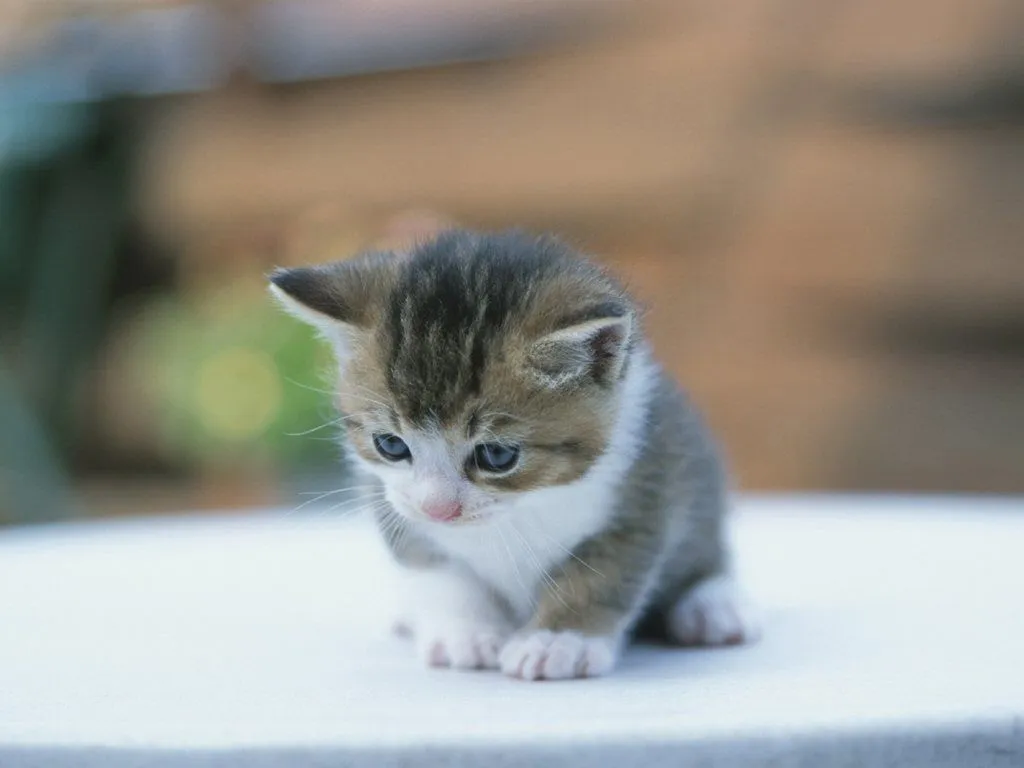
#> input picture KG_OpenCV/101/Images/cat1.jpg, 1024 x 768 px, found by its file name
$ python opencv_test2.py
#> lines starting #> are read from the running program, lines starting #| are printed output that depends on the picture
import cv2

pic = r'101\Images\cat1.jpg'

img_color = cv2.imread(pic, cv2.IMREAD_COLOR)
#> img_color is the input picture: shape (768, 1024, 3); mean B, G, R 140.4, 147.6, 148.6
img_gray = cv2.imread(pic, cv2.IMREAD_GRAYSCALE)
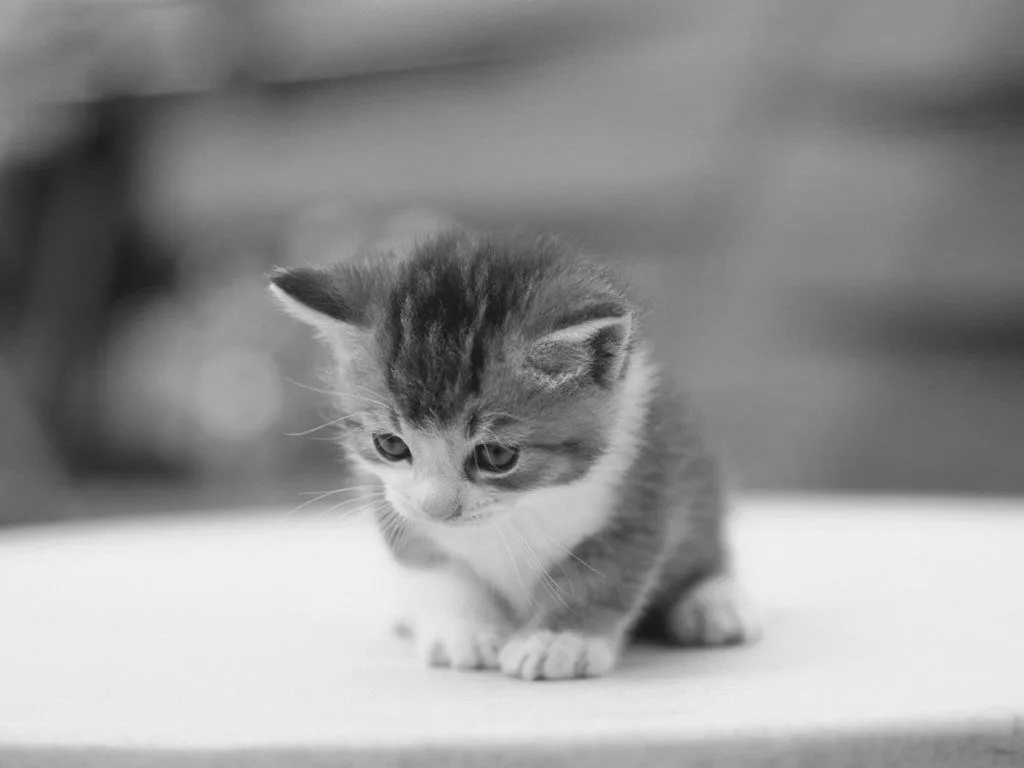
#> img_gray: shape (768, 1024); min 20, max 241, mean 147.1
img_alpha = cv2.imread(pic, cv2.IMREAD_UNCHANGED)

# 리턴값 보기
print(img_color.shape) # numpy의 ndarray type (246(Y축), 205(X축), 3(각 픽셀의 원소수 = BGR)) 이미지 사이즈는 246 X 205
#| (768, 1024, 3)


# 보기
cv2.imshow('Color', img_color)
cv2.imshow('Gray', img_gray)
cv2.imshow('Alpha', img_alpha)

cv2.waitKey(0)    # 0이면 무한 대기, 밀리세컨드
cv2.destroyAllWindows()

$ run again, with KG_OpenCV/101/Images/cat2.jpg copied over KG_OpenCV/101/Images/cat1.jpg
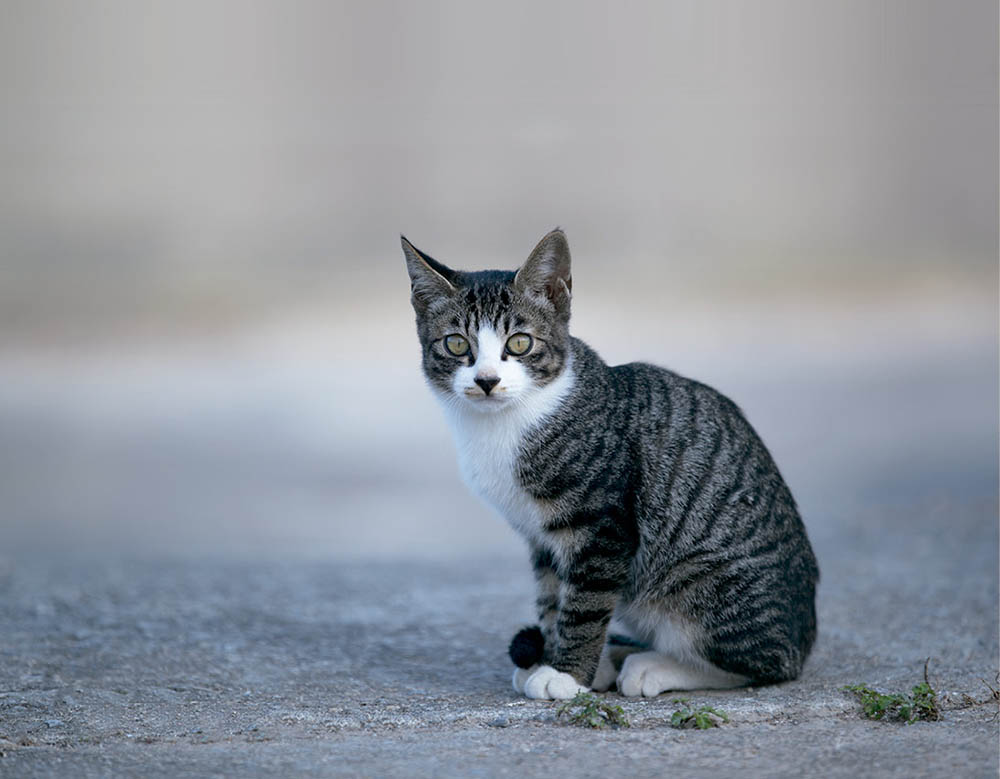
#> input picture KG_OpenCV/101/Images/cat2.jpg, 1000 x 779 px, found by its file name
#> img_color is the input picture: shape (779, 1000, 3); mean B, G, R 155.7, 147.4, 141.5
#> `img_gray = cv2.imread(pic, cv2.IMREAD_GRAYSCALE)`:
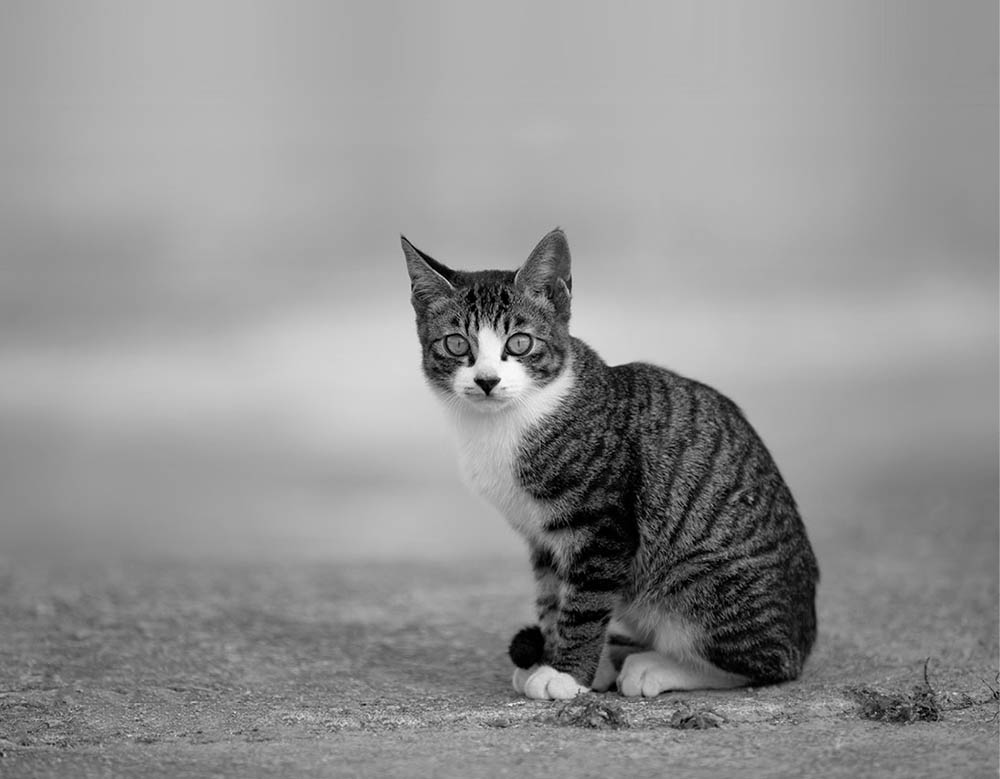
#> img_gray: shape (779, 1000); min 0, max 252, mean 146.6
#| (779, 1000, 3)

$ run again, with KG_OpenCV/101/Images/cat3.jpg copied over KG_OpenCV/101/Images/cat1.jpg
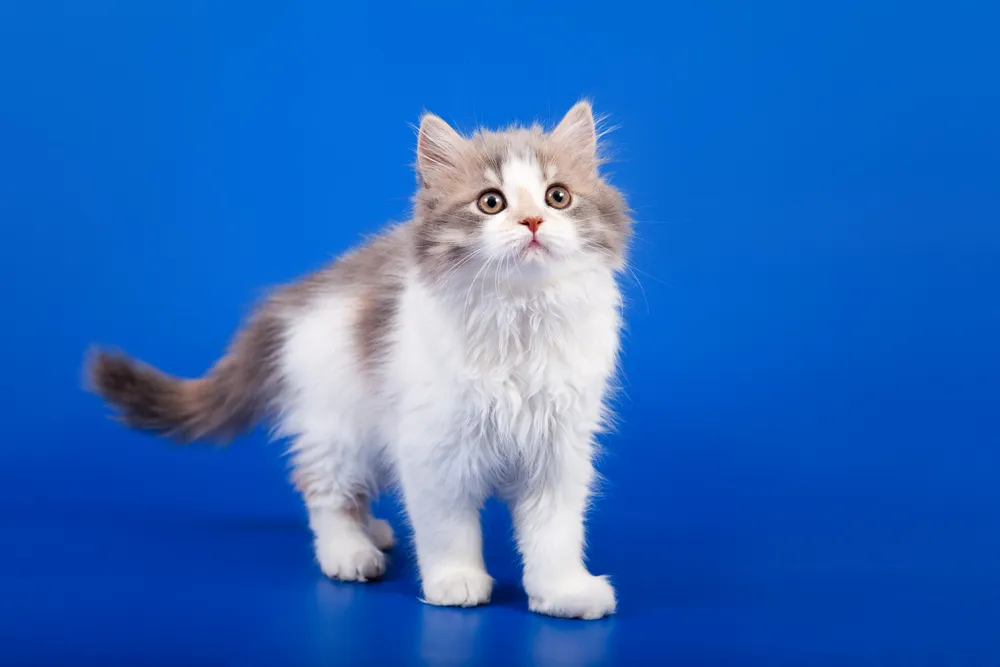
#> input picture KG_OpenCV/101/Images/cat3.jpg, 1000 x 667 px, found by its file name
#> img_color is the input picture: shape (667, 1000, 3); mean B, G, R 190, 105.8, 41.8
#> `img_gray = cv2.imread(pic, cv2.IMREAD_GRAYSCALE)`:
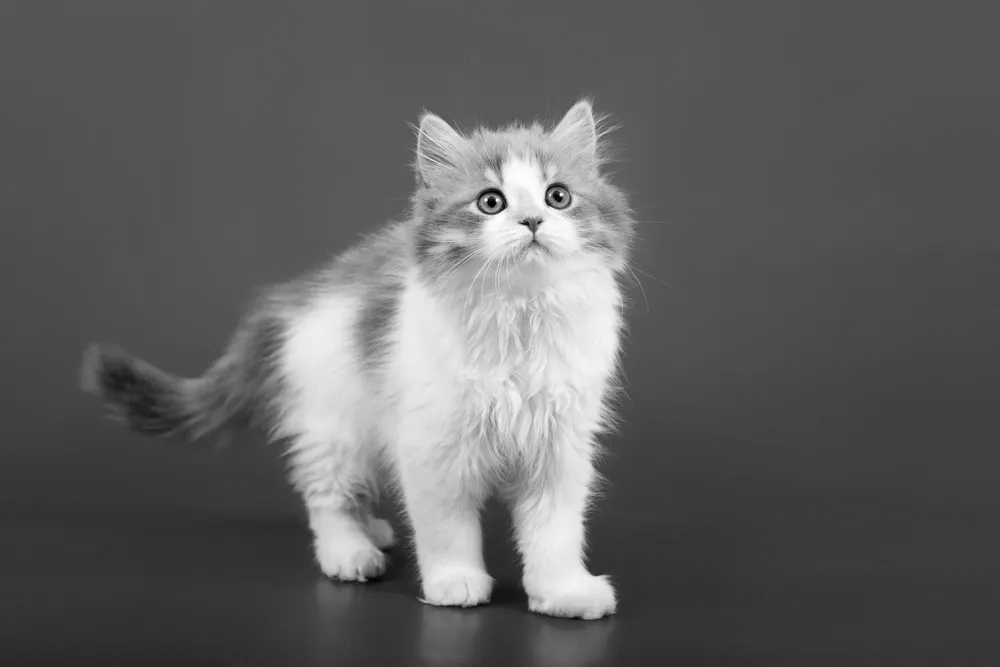
#> img_gray: shape (667, 1000); min 0, max 255, mean 96.3
#| (667, 1000, 3)

$ run again, with KG_OpenCV/101/Images/1111.jpg copied over KG_OpenCV/101/Images/cat1.jpg
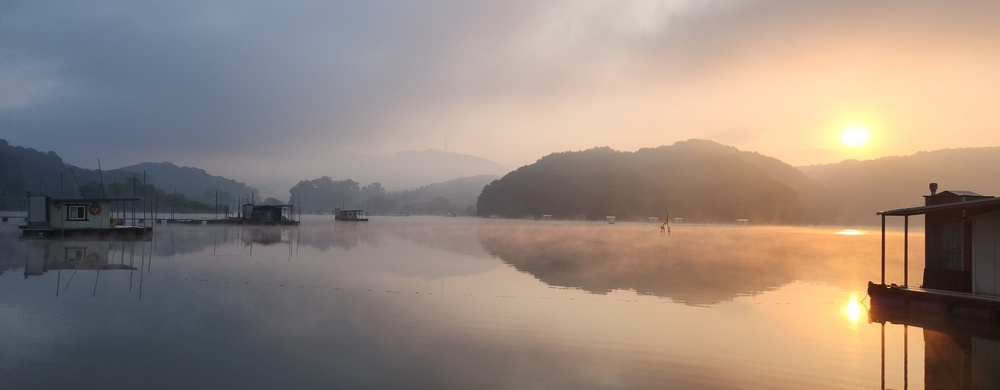
#> input picture KG_OpenCV/101/Images/1111.jpg, 1000 x 390 px, shrunk from 1600 x 624 before the run, found by its file name
#> img_color is the input picture: shape (390, 1000, 3); mean B, G, R 125.4, 135, 149.7
#> `img_gray = cv2.imread(pic, cv2.IMREAD_GRAYSCALE)`:
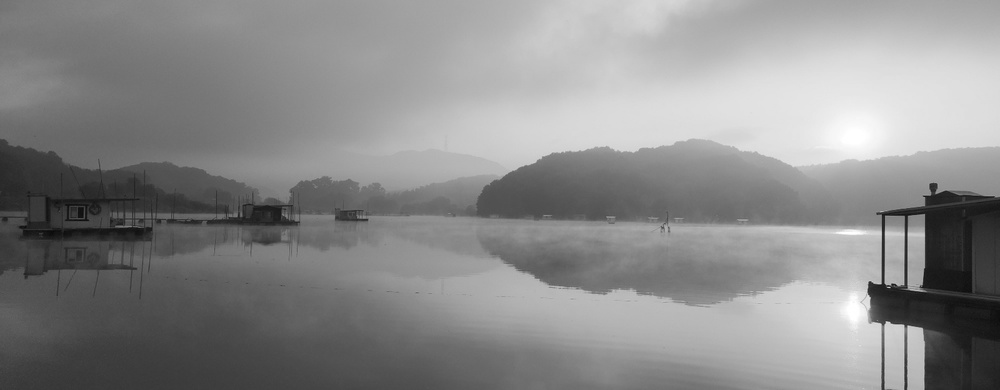
#> img_gray: shape (390, 1000); min 8, max 255, mean 138.3
#| (390, 1000, 3)
